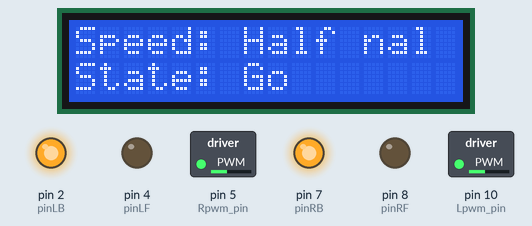
Recording of a sketch running on a simulated Arduino Uno, built with avr-gcc and run on an emulated ATmega328P. Shown: 16×2 character LCD, switched loads named in the sketch (green lamp = pin HIGH), output pins drawn as LEDs (lit = HIGH). What the sketch prints to the serial monitor is not drawn.

Above: at 0.7 s.
At 4.7 s:
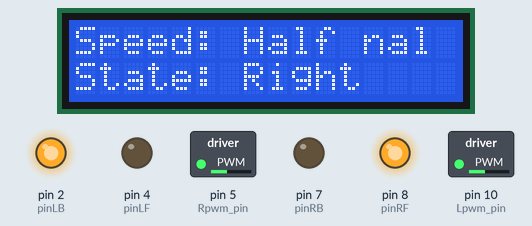
At 8.8 s:
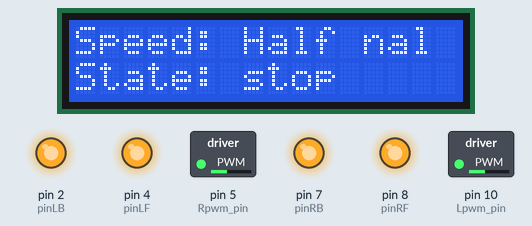
At 10.8 s:
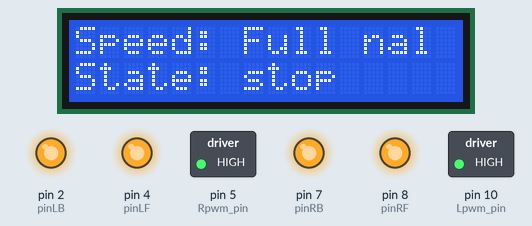
At 18.8 s:
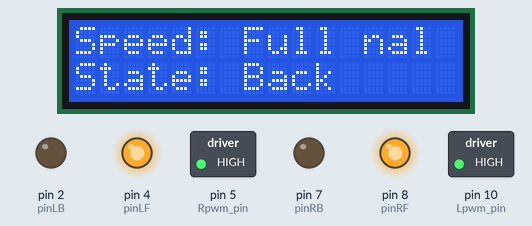
At 36.9 s:
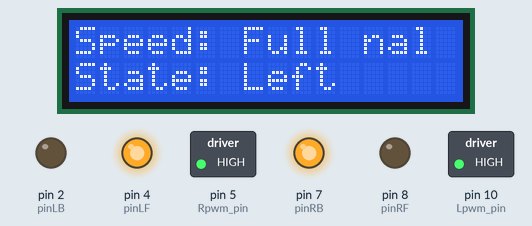
Timing chart, 0 to 40.0 s (numbered marks = the images above):
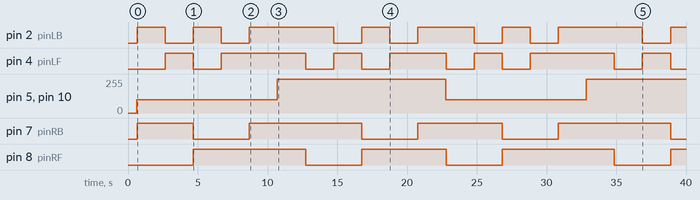

The sketch:

Motor.ino
```cpp
// (licence header left out)
#include <LiquidCrystal_I2C.h>
#include <Wire.h>
LiquidCrystal_I2C lcd(0x27,16,2);
/**************************Pin Definition*************************************/

// The following two constants control how this test program is compiled.
// The default (original) test program is created when both of the following two
// symbol definitions are commented out.
//
// NB: There is a precedence to these symbols.
// If FINAL_PROJECT_CONFIGURATION is defined, then the wiring configuration of the final project will be used.
// If FINAL_PROJECT_CONFIGURATION is *not* defined but FINAL_PROJECT_DIRECTION is defined, then the wiring
//    configuration of the test program will be used, but the motors will run in the same direction as the final project
//    (i.e. the opposite direction of the original test program)
// Otherwise (If neither of the symbols are defined), the original test program's wiring and logic will be used (i.e. the motors
//    will run in the opposite direction of the main test program).

// Uncomment this line to enable a configuration of the test program
// that is based upon the final project's wiring configuration (but runs the motors
// in the same direction as the final project).
//#define FINAL_PROJECT_CONFIGURATION

// Uncomment this line to enable a configuration of the test program
// that is based upon the test project's wiring configuration.
//#define FINAL_PROJECT_DIRECTION

/********************************************************************/
/*      NB: Only uncomment one of the above two definitions.        */
/********************************************************************/

#if defined(FINAL_PROJECT_CONFIGURATION)
  int pinIN1=5; // Define the Left Backward wheel output pin 2 (MotorRight1)
  int pinIN2=6; // Define the Left Forward wheel output pin 4 (MotorRight2)
  int pinIN3=10; // Define the Right Backward wheel output pin 7 (MotorLeft1)
  int pinIN4=11; // Define the Right Forward wheel output pin 8 (MotorLeft2)
  int pinLB = pinIN1;
  int pinLF = pinIN2;
  int pinRB = pinIN3;
  int pinRF = pinIN4;
  const char * TEST_CONFIGURATION = "Final assembly wiring - correct directions";
  const char * TEST_CONFIGURATION_SHORT = "Final wiring";
#elif defined( FINAL_PROJECT_DIRECTION)
  int pinIN1=2; // Define the Left Backward wheel output pin 2
  int pinIN2=4; // Define the Left Forward wheel output pin 4
  int pinIN3=7; // Define the Right Backward wheel output pin 7
  int pinIN4=8; // Define the Right Forward wheel output pin 8
  int pinLB = pinIN2;
  int pinLF = pinIN1;
  int pinRB = pinIN4;
  int pinRF = pinIN3;
  const char * TEST_CONFIGURATION = "Original test wiring - correct directions";
  const char * TEST_CONFIGURATION_SHORT = "Test - correct";
#else
  int pinLB=2; // Define the Left Backward wheel output pin 2
  int pinLF=4; // Define the Left Forward wheel output pin 4
  int pinRB=7; // Define the Right Backward wheel output pin 7
  int pinRF=8; // Define the Right Forward wheel output pin 8
  const char * TEST_CONFIGURATION = "Original test wiring - reversed directions";
  const char * TEST_CONFIGURATION_SHORT = "Test - original";
#endif

#if ! defined(FINAL_PROJECT_CONFIGURATION)
/**************************PWM Speed Adjustment*******************************/
  int Lpwm_pin = 10; //Pin 10 with PWM function Connect with EBA
  int Rpwm_pin = 5;  //Pin 5  with PWM function Connect with EBB
#endif
/**************************Status flag         *******************************/
int Car_state = 0;
int Car_speed = 200;
/**************************Sub function definition****************************/
void advance() // Forward
{
#if defined(FINAL_PROJECT_CONFIGURATION)
  analogWrite(pinRB,0); //  使馬達（右後）動作 -> Activate the right side motors.
  analogWrite(pinRF,Car_speed);
  analogWrite(pinLB,0); //使馬達（左後）動作 -> Activate the left side motors.
  analogWrite(pinLF,Car_speed);
#else
  digitalWrite(pinRB,HIGH); // 使馬達（右後）動作
  digitalWrite(pinRF,LOW);
  digitalWrite(pinLB,HIGH); //使馬達（左後）動作
  digitalWrite(pinLF,LOW);
#endif
  Car_state = 1;
  show_state();
}


void turnR() //Turn right 2 wheel control
{
#if defined(FINAL_PROJECT_CONFIGURATION)
  analogWrite(pinRB,Car_speed); //left 2 wheel backward
  analogWrite(pinRF,0);
  analogWrite(pinLB,0);
  analogWrite(pinLF,Car_speed); //right 2 wheel forward
#else
  digitalWrite(pinRB,LOW); //left 2 wheel backward
  digitalWrite(pinRF,HIGH);
  digitalWrite(pinLB,HIGH);
  digitalWrite(pinLF,LOW); //right 2 wheel forward
#endif
  Car_state = 4;
  show_state();
}


void turnL() //Left turn 2 wheel control
{
#if defined(FINAL_PROJECT_CONFIGURATION)
  analogWrite(pinRB,0);
  analogWrite(pinRF,Car_speed); //right 2 wheel forward
  analogWrite(pinLB,Car_speed);
  analogWrite(pinLF,0);//left 2 wheel backward
#else
  digitalWrite(pinRB,HIGH);
  digitalWrite(pinRF,LOW); //right 2 wheel forward
  digitalWrite(pinLB,LOW);
  digitalWrite(pinLF,HIGH);//left 2 wheel backward
#endif
  Car_state = 3;
  show_state();
}


void stopp() //Stop
{
  digitalWrite(pinRB,HIGH);         // Stop is the same for all project configurations
  digitalWrite(pinRF,HIGH);
  digitalWrite(pinLB,HIGH);
  digitalWrite(pinLF,HIGH);
  Car_state = 5;
  show_state();
}


void back() //Backward
{
#if defined(FINAL_PROJECT_CONFIGURATION)
  analogWrite(pinRB,Car_speed); //right 2 wheel backward
  analogWrite(pinRF,0);
  analogWrite(pinLB,Car_speed); //left 2 wheel forward
  analogWrite(pinLF,0);
#else
  digitalWrite(pinRB,LOW); //right 2 wheel backward
  digitalWrite(pinRF,HIGH);
  digitalWrite(pinLB,LOW); //left 2 wheel forward
  digitalWrite(pinLF,HIGH);
#endif
  Car_state = 2;
  show_state() ;
}


void M_Control_IO_config(void) // Set Pin Mode
{
  pinMode(pinLB,OUTPUT); // Pin 2
  pinMode(pinLF,OUTPUT); // Pin 4
  pinMode(pinRB,OUTPUT); // Pin 7
  pinMode(pinRF,OUTPUT); // Pin 8
#if ! defined(FINAL_PROJECT_CONFIGURATION)
  pinMode(Lpwm_pin,OUTPUT); // Pin 10 (PWM)
  pinMode(Rpwm_pin,OUTPUT); // Pin 5 (PWM)
#endif
}


void Set_Speed(int Left,int Right)
{
  /* In the final project configuration, the speed is controlled via PWM on IN1, IN2, IN3 and IN4 not ENA and ENB. */
#if !defined(FINAL_PROJECT_CONFIGURATION)
  analogWrite(Lpwm_pin,Left);
  analogWrite(Rpwm_pin,Right); // analogRead values go from 0 to 1023, analogWrite values from 0 to 255
#endif
//  show_speed(Left);
  Car_speed = Left;
  show_speed();
}

void show_state(void)
{
  lcd.setCursor(0, 1);
  lcd.print("State:");
  switch(Car_state)
  {
    case 1: lcd.print(" Go  ");     Serial.println("Forward");
    break;
    case 2: lcd.print(" Back ");    Serial.println("Reverse");
    break;
    case 3: lcd.print(" Left");     Serial.println("Left");
    break;
    case 4: lcd.print(" Right ");   Serial.println("Right");
    break;
    case 5: lcd.print(" stop ");    Serial.println("Stop");
    break;
    default: break;
  }
}


//void show_speed(int Car_speed)
void show_speed()
{
  lcd.setCursor(0, 0);
  lcd.print("Speed:");
  Serial.print("Speed: ");
  switch(Car_speed)
  {
    case 100:
      lcd.print(" Half ");
      Serial.print("Half");
    break;
    case 255:
      lcd.print(" Full ");
      Serial.print("Full");
    break;
    default:
      lcd.print(Car_speed);
      Serial.print("unexpected");
    break;
  }
  Serial.print(" (");  Serial.print(Car_speed);   Serial.println(")");
}


void setup()
{
  Serial.begin(9600);
  while (!Serial) {
    delay(1);
  }
  Serial.println("Motor test");
  Serial.print("using: ");
  Serial.println(TEST_CONFIGURATION);
  Serial.print("pinLB="); Serial.println(pinLB);
  Serial.print("pinLF="); Serial.println(pinLF);
  Serial.print("pinRB="); Serial.println(pinRB);
  Serial.print("pinRF="); Serial.println(pinRF);
#if ! defined(FINAL_PROJECT_CONFIGURATION)
  Serial.print("Lpwm_pin="); Serial.println(Lpwm_pin);
  Serial.print("Rpwm_pin="); Serial.println(Rpwm_pin);
#endif

  M_Control_IO_config();
  lcd.init();
  lcd.backlight();
  lcd.clear();
  lcd.print(TEST_CONFIGURATION_SHORT);
  delay(500);
}


void loop()
{
  Set_Speed(100,100);
  advance() ;
  delay(2000); turnL() ;
  delay(2000); turnR() ;
  delay(2000); back() ;
  delay(2000); stopp();
  delay(2000); Set_Speed(255,255);
  delay(2000); advance() ;
  delay(2000); turnL() ;
  delay(2000); turnR() ;
  delay(2000); back() ;
  delay(2000); stopp();
  delay(2000);
}
```

Measured:
- by itself, pin 2 (pinLB): LOW → HIGH at 0.65 s, → LOW 2.0 s later, → HIGH 2.0 s later, → LOW 2.0 s later, … (15 changes in this stretch)
- by itself, pin 4 (pinLF): LOW → HIGH at 2.7 s, → LOW 2.0 s later, → HIGH 2.0 s later, → LOW 6.0 s later, … (14 changes in this stretch)
- by itself, pin 5 (Rpwm_pin), pin 10 (Lpwm_pin): alternates 255/255 for 12.1 s and 100/255 for 10.1 s
- by itself, pin 7 (pinRB): LOW → HIGH at 0.65 s, → LOW 4.0 s later, → HIGH 4.0 s later, → LOW 8.0 s later, … (8 changes in this stretch)
- by itself, pin 8 (pinRF): goes HIGH 8.0 s, LOW 4.0 s, HIGH 6.0 s, LOW 4.0 s, HIGH 8.0 s, LOW 4.0 s, then HIGH
- what the display in image 0 shows lasts 2.0 s, from 0.7 s to 2.7 s
